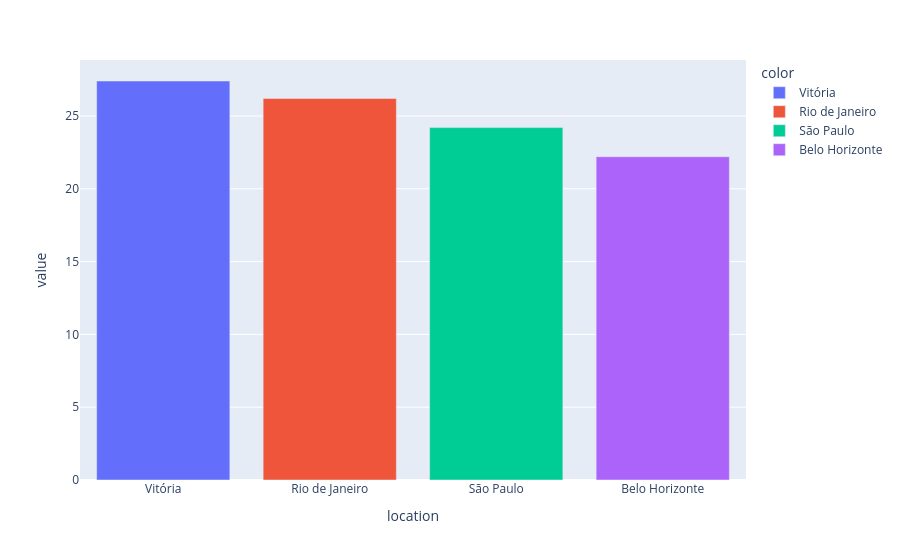

Notebook source saved alongside this figure:
### Code cell
location_percentual = (df_segments.value_counts('location') / len(df_segments)) * 100
px.bar(location_percentual, color=location_percentual.index)

### Figure 1 — Plotly figure (JSON) as saved in the notebook; plotly's stock layout.template omitted (floating-point values rounded to 4 significant figures)
{"data": [{"hovertemplate": "color=Vitória<br>location=%{x}<br>value=%{y}<extra></extra>", "legendgroup": "Vitória", "marker": {"color": "#636efa", "pattern": {"shape": ""}}, "name": "Vitória", "orientation": "v", "showlegend": true, "textposition": "auto", "type": "bar", "x": ["Vitória"], "xaxis": "x", "y": [27.4], "yaxis": "y"}, {"hovertemplate": "color=Rio de Janeiro<br>location=%{x}<br>value=%{y}<extra></extra>", "legendgroup": "Rio de Janeiro", "marker": {"color": "#EF553B", "pattern": {"shape": ""}}, "name": "Rio de Janeiro", "orientation": "v", "showlegend": true, "textposition": "auto", "type": "bar", "x": ["Rio de Janeiro"], "xaxis": "x", "y": [26.2], "yaxis": "y"}, {"hovertemplate": "color=São Paulo<br>location=%{x}<br>value=%{y}<extra></extra>", "legendgroup": "São Paulo", "marker": {"color": "#00cc96", "pattern": {"shape": ""}}, "name": "São Paulo", "orientation": "v", "showlegend": true, "textposition": "auto", "type": "bar", "x": ["São Paulo"], "xaxis": "x", "y": [24.2], "yaxis": "y"}, {"hovertemplate": "color=Belo Horizonte<br>location=%{x}<br>value=%{y}<extra></extra>", "legendgroup": "Belo Horizonte", "marker": {"color": "#ab63fa", "pattern": {"shape": ""}}, "name": "Belo Horizonte", "orientation": "v", "showlegend": true, "textposition": "auto", "type": "bar", "x": ["Belo Horizonte"], "xaxis": "x", "y": [22.2], "yaxis": "y"}], "layout": {"barmode": "relative", "legend": {"title": {"text": "color"}, "tracegroupgap": 0}, "margin": {"t": 60}, "xaxis": {"anchor": "y", "domain": [0, 1], "title": {"text": "location"}}, "yaxis": {"anchor": "x", "domain": [0, 1], "title": {"text": "value"}}}}
